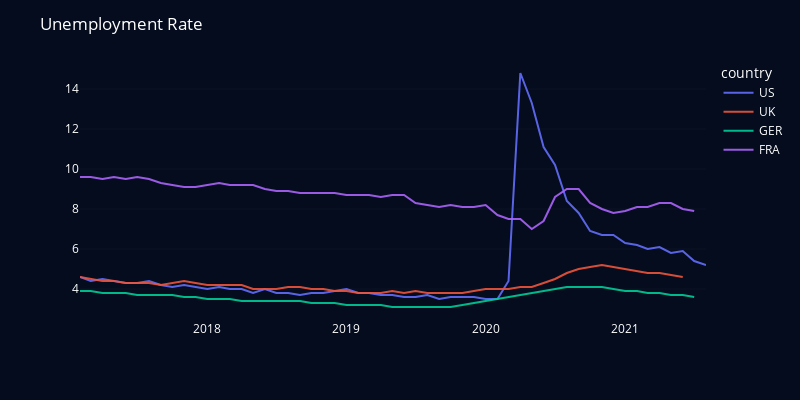

The notebook cell saved with this chart:
### Code cell
fig = px.line(df, x="period", y="Unemployment", color='country')

fig.update_layout(plot_bgcolor='#040c1e', paper_bgcolor='#040c1e', font_color='#ffffff', width=800, height=400)

fig.update_traces(line_width=2, opacity=.9)

fig.update_xaxes(showgrid=False)
fig.update_yaxes(gridwidth=.05, gridcolor='gray')

fig.update_layout(title='Unemployment Rate')

fig.update_xaxes(title='')
fig.update_yaxes(title="")
